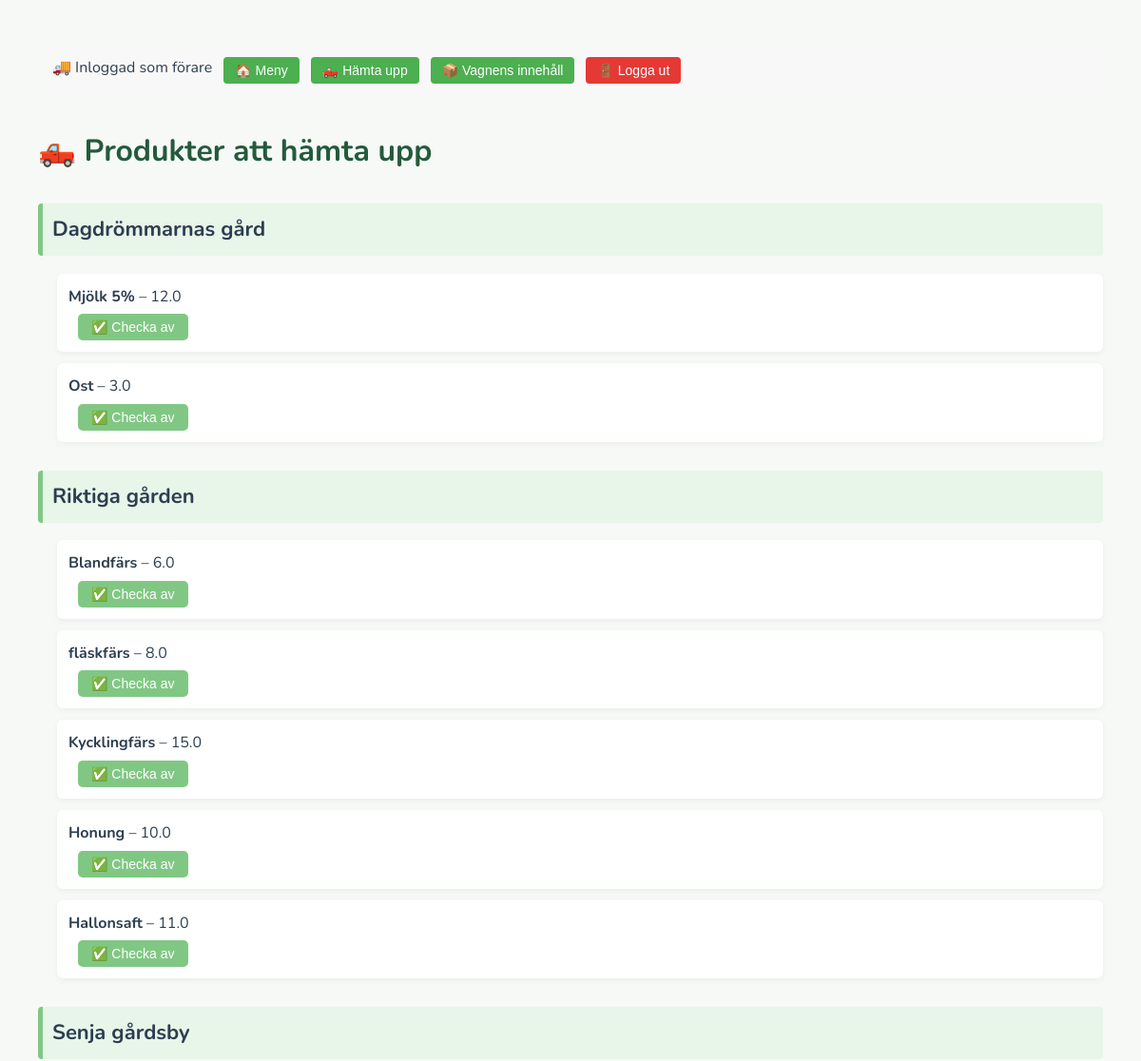
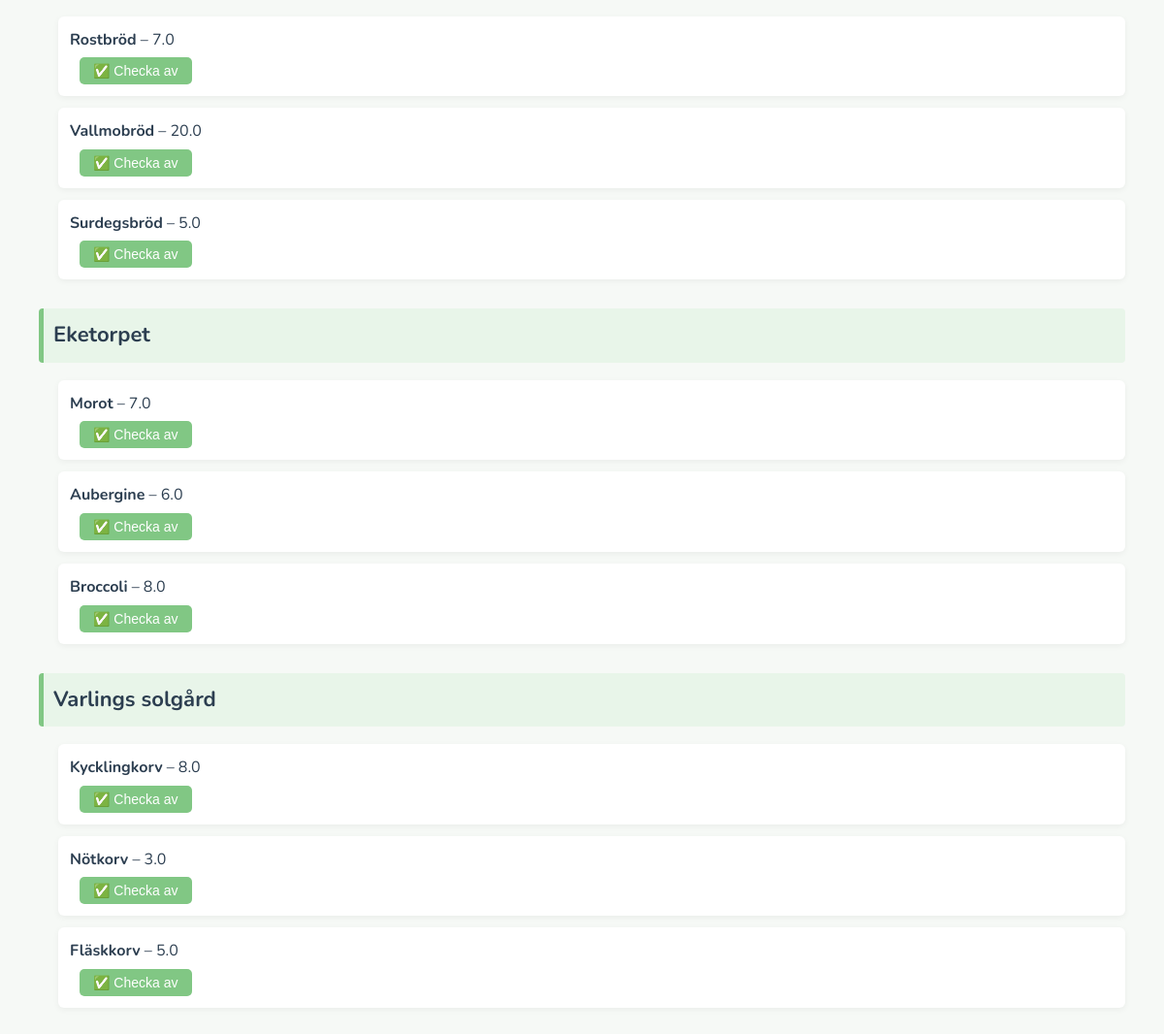
Screenshot of /driver/pickup (signed in) with the database file from the repository (2 pictures, top to bottom).
### tables this page shows
CREATE TABLE products (
                id INTEGER PRIMARY KEY AUTOINCREMENT,
                farmer_id INTEGER,
                name TEXT,
                category TEXT,
                weight_kg REAL,
                description TEXT,
                added_to_vagn INTEGER DEFAULT 0
            , unit TEXT DEFAULT 'kg');

CREATE TABLE farmers (
                id INTEGER PRIMARY KEY AUTOINCREMENT,
                name TEXT,
                farm_name TEXT,
                username TEXT UNIQUE,
                password TEXT
            , image_path TEXT);

### app.py (the view, shortened to what this page needs)
@app.route('/driver/pickup', methods=['GET', 'POST'])
def driver_pickup():
    if 'driver_id' not in session:
        return redirect('/')
    driver_id = session['driver_id']
    with sqlite3.connect('database.db') as conn:
        c = conn.cursor()
        c.execute('''
            SELECT products.id, products.name, products.category, products.weight_kg,
                   farmers.farm_name
            FROM products
            JOIN farmers ON products.farmer_id = farmers.id
            WHERE products.added_to_vagn = 1 AND products.id NOT IN (
                SELECT product_id FROM picked_up_products WHERE driver_id = ?
            )
        ''', (driver_id,))
        result = c.fetchall()
    products_by_farm = {}
    for p in result:
        farm = p[4]
        if farm not in products_by_farm:
            products_by_farm[farm] = []
        products_by_farm[farm].append(p)
    return render_template('driver_pickup.html', products_by_farm=products_by_farm)

### app.py (called while the page is built)
@app.context_processor
def inject_farmer_image():
    if 'user_id' in session:
        with sqlite3.connect("database.db") as conn:
            c = conn.cursor()
            c.execute("SELECT image_path FROM farmers WHERE id = ?", (session['user_id'],))
            result = c.fetchone()
            return {'farmer_image': result[0] if result and result[0] else None}
    return {'farmer_image': None}

### templates/driver_pickup.html (shortened to what this page needs)
{% extends "base.html" %}
{% block content %}
<h1>🛻 Produkter att hämta upp</h1>
{% for farm, products in products_by_farm.items() %}
    <h2>{{ farm }}</h2>
    {% if products %}
        {% for p in products %}
            <div class="product">
                <strong>{{ p[1] }}</strong> – {{ p[3] }} {{ p[6] }}<br>
                <form method="POST" class="button-form">
                    <button type="submit">✅ Checka av</button>
                </form>
            </div>
        {% endfor %}
    {% else %}
        <p class="product">Inga produkter att hämta från denna gård.</p>
    {% endif %}
{% endfor %}
{% endblock %}

### templates/static/style.css (style rules this page uses)
body { font-family: "Nunito", sans-serif; background-color: #f6f9f6; color: #2c3e50; margin: 40px; line-height: 1.6; }
h1 { font-size: 32px; margin-bottom: 20px; color: #235a3c; }
h2 { font-size: 22px; margin-top: 30px; padding: 10px; background-color: #e8f5e9; border-left: 5px solid #81c784; border-radius: 4px; }
.product { background-color: #ffffff; border-radius: 6px; padding: 12px; margin-bottom: 12px; margin-left: 20px; box-shadow: 0 2px 6px rgba(0,0,0,0.05); }
form { margin-top: 5px; }
button { background-color: #81c784; border: none; color: white; padding: 6px 14px; margin-top: 5px; font-size: 14px; border-radius: 5px; cursor: pointer; transition: background 0.2s ease-in-out; }
.button-form { display: inline; margin-left: 10px; }

### templates/base.html (style rules this page uses)
body { font-family: 'Nunito', sans-serif; margin: 40px; }
h1 { font-size: 28px; margin-bottom: 20px; }
h2 { background-color: #f0f0f0; padding: 10px; margin-top: 30px; }
.product { margin-left: 20px; margin-bottom: 10px; }
.button-form { display: inline; margin-left: 10px; }

### rows the page displays
products: farm_name "Dagdrömmarnas gård", name "Mjölk 5%", weight_kg "12.0"
products: name "Ost", weight_kg "3.0"
products: farm_name "Riktiga gården", name "Blandfärs", weight_kg "6.0"
products: name "fläskfärs", weight_kg "8.0"
products: name "Kycklingfärs", weight_kg "15.0"
products: name "Honung", weight_kg "10.0"
products: name "Hallonsaft", weight_kg "11.0"
products: farm_name "Senja gårdsby", name "Rostbröd", weight_kg "7.0"
products: name "Vallmobröd", weight_kg "20.0"
products: name "Surdegsbröd", weight_kg "5.0"
products: farm_name "Eketorpet", name "Morot", weight_kg "7.0"
products: name "Aubergine", weight_kg "6.0"
products: name "Broccoli", weight_kg "8.0"
products: farm_name "Varlings solgård", name "Kycklingkorv", weight_kg "8.0"
products: name "Nötkorv", weight_kg "3.0"
products: name "Fläskkorv", weight_kg "5.0"
